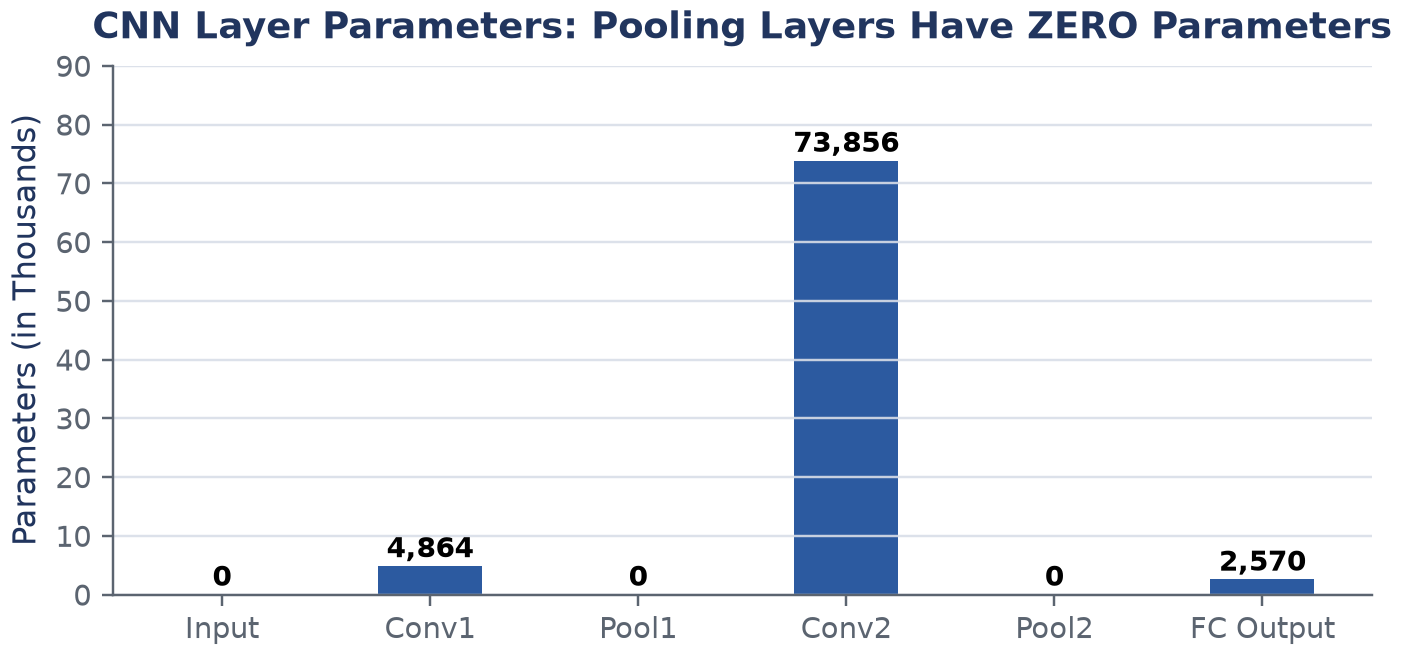

Here is the Python script that generated this plot:
#!/usr/bin/env python3
import os
import sys
import numpy as np
import matplotlib.pyplot as plt

sys.path.insert(0, os.path.abspath(os.path.join(os.path.dirname(__file__), "../../../scripts")))
from figstyle import use_house_style, PALETTE

use_house_style()
here = os.path.dirname(os.path.abspath(__file__))

layers = ["Input", "Conv1", "Pool1", "Conv2", "Pool2", "FC Output"]
params = [0, 4864, 0, 73856, 0, 2570]

fig, ax = plt.subplots(figsize=(6.5, 3.2))
bars = ax.bar(layers, [p/1000 for p in params], color=PALETTE["blue"], width=0.5)

ax.set_ylabel("Parameters (in Thousands)")
ax.set_title("CNN Layer Parameters: Pooling Layers Have ZERO Parameters")
for bar, val in zip(bars, params):
    ax.text(bar.get_x() + bar.get_width()/2, (val/1000) + 1.5, f"{val:,}", ha="center", fontweight="bold", fontsize=9)

ax.set_ylim(0, 90)

out = os.path.join(here, "fig_pooling_params.png")
fig.tight_layout()
fig.savefig(out, dpi=220, bbox_inches="tight")
plt.close(fig)
print("Saved fig_pooling_params.png")
